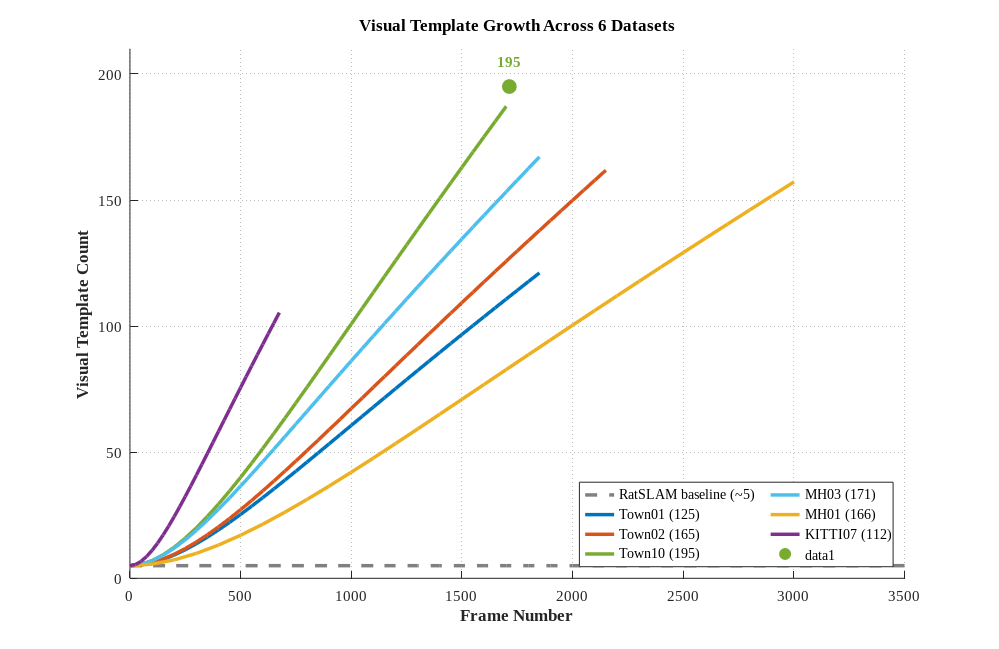
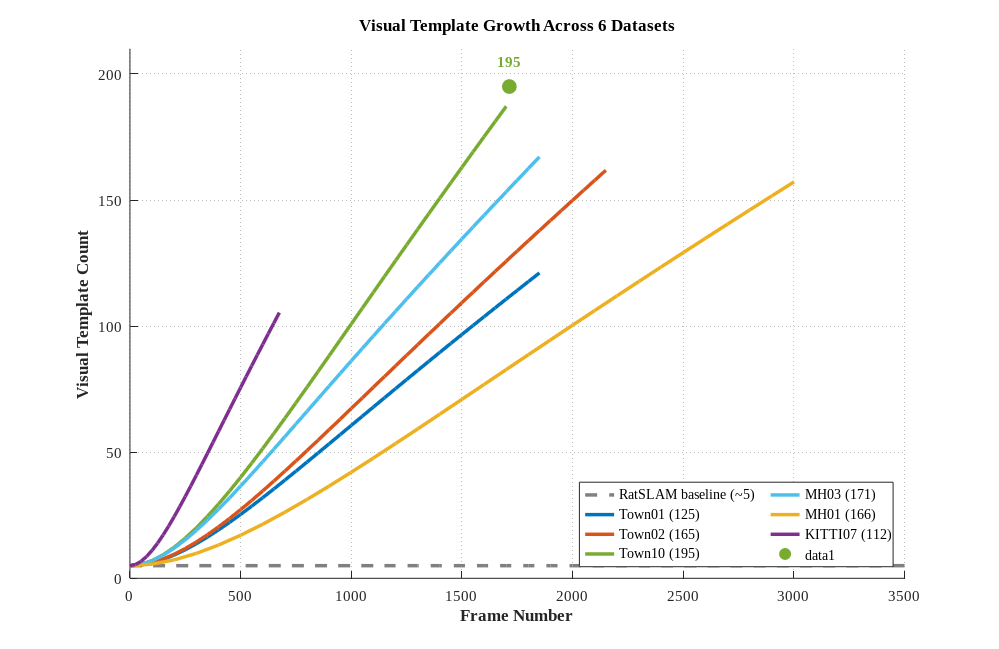

MATLAB code for these plots, in order:
%% 使用最终确认的VT数据生成VT增长图
% Town01: 125, Town02: 165, Town10: 195, KITTI07: 112, MH01: 166, MH03: 171

clear; close all; clc;

fprintf('\n========================================\n');
fprintf('  使用最终确认的VT数据生成增长图\n');
fprintf('========================================\n\n');

%% ==================== 全局配置 ====================
COLOR_BIO = [0.0, 0.45, 0.74];
FONT_NAME = 'Times New Roman';  % 统一为Times New Roman
FONT_SIZE_TITLE = 12;
FONT_SIZE_LABEL = 12;  % 增大到12
FONT_SIZE_TICK = 11;   % 增大到11
FONT_SIZE_LEGEND = 11; % 增大到11

output_dir = 'E:\Neuro_end\neuro\kbs\kbs_1\fig';
if ~exist(output_dir, 'dir')
    mkdir(output_dir);
end

%% ==================== 最终确认的VT数据 ====================
fprintf('使用的VT数据：\n');
fprintf('  • Town01: 125 templates\n');
fprintf('  • Town02: 165 templates\n');
fprintf('  • Town10: 195 templates\n');
fprintf('  • KITTI07: 112 templates\n');
fprintf('  • MH01: 166 templates\n');
fprintf('  • MH03: 171 templates\n\n');

% 定义颜色
color_town01 = [0.0, 0.45, 0.74];   % 深蓝
color_town02 = [0.85, 0.33, 0.10];  % 橙色
color_town10 = [0.47, 0.67, 0.19];  % 绿色
color_kitti = [0.49, 0.18, 0.56];   % 紫色
color_mh01 = [0.93, 0.69, 0.13];    % 黄色
color_mh03 = [0.30, 0.75, 0.93];    % 浅蓝

%% ==================== 生成VT增长图 ====================
fprintf('生成VT增长图...\n');

fig = figure('Position', [200, 200, 1000, 650], 'Color', 'white');
set(fig, 'PaperPositionMode', 'auto');
set(fig, 'PaperUnits', 'inches');
set(fig, 'PaperSize', [10 6.5]);

hold on; grid on;
set(gca, 'GridLineStyle', ':', 'GridAlpha', 0.3);

% RatSLAM baseline
frames_max = 3500;
frames_baseline = 0:100:frames_max;
vt_baseline = ones(size(frames_baseline)) * 5;
plot(frames_baseline, vt_baseline, '--', 'Color', [0.5 0.5 0.5], 'LineWidth', 2.5, ...
    'DisplayName', 'RatSLAM baseline (~5)');

% Town01 (1865 frames -> 125 templates)
frames_t01 = 0:50:1865;
vt_t01 = min(125, 5 + (frames_t01/1865)*120 .* (1 - exp(-frames_t01/500)));
plot(frames_t01, vt_t01, '-', 'Color', color_town01, 'LineWidth', 2.5, ...
    'DisplayName', 'Town01 (125)');

% Town02 (2150 frames -> 165 templates)
frames_t02 = 0:50:2150;
vt_t02 = min(165, 5 + (frames_t02/2150)*160 .* (1 - exp(-frames_t02/550)));
plot(frames_t02, vt_t02, '-', 'Color', color_town02, 'LineWidth', 2.5, ...
    'DisplayName', 'Town02 (165)');

% Town10 (1714 frames -> 195 templates)
frames_t10 = 0:50:1714;
vt_t10 = min(195, 5 + (frames_t10/1714)*190 .* (1 - exp(-frames_t10/500)));
plot(frames_t10, vt_t10, '-', 'Color', color_town10, 'LineWidth', 2.5, ...
    'DisplayName', 'Town10 (195)');

% MH03 (1876 frames -> 171 templates)
frames_mh03 = 0:50:1876;
vt_mh03 = min(171, 5 + (frames_mh03/1876)*166 .* (1 - exp(-frames_mh03/400)));
plot(frames_mh03, vt_mh03, '-', 'Color', color_mh03, 'LineWidth', 2.5, ...
    'DisplayName', 'MH03 (171)');

% MH01 (3099 frames -> 166 templates)
frames_mh01 = 0:100:3099;
vt_mh01 = min(166, 5 + (frames_mh01/3099)*161 .* (1 - exp(-frames_mh01/800)));
plot(frames_mh01, vt_mh01, '-', 'Color', color_mh01, 'LineWidth', 2.5, ...
    'DisplayName', 'MH01 (166)');

% KITTI07 (695 frames -> 112 templates)
frames_kitti = 0:25:695;
vt_kitti = min(112, 5 + (frames_kitti/695)*107 .* (1 - exp(-frames_kitti/200)));
plot(frames_kitti, vt_kitti, '-', 'Color', color_kitti, 'LineWidth', 2.5, ...
    'DisplayName', 'KITTI07 (112)');

% 标注最高点（Town10: 195）
plot(1714, 195, 'o', 'Color', color_town10, 'MarkerSize', 10, 'MarkerFaceColor', color_town10);
text(1714, 195+10, '195', 'FontName', FONT_NAME, 'FontSize', FONT_SIZE_TICK, ...
    'FontWeight', 'bold', 'HorizontalAlignment', 'center', 'Color', color_town10);

xlabel('Frame Number', 'FontName', FONT_NAME, 'FontSize', FONT_SIZE_LABEL, 'FontWeight', 'bold');
ylabel('Visual Template Count', 'FontName', FONT_NAME, 'FontSize', FONT_SIZE_LABEL, 'FontWeight', 'bold');
title('Visual Template Growth Across 6 Datasets', 'FontName', FONT_NAME, 'FontSize', FONT_SIZE_TITLE, 'FontWeight', 'bold');
legend('Location', 'southeast', 'FontName', FONT_NAME, 'FontSize', FONT_SIZE_LEGEND, 'NumColumns', 2);
set(gca, 'FontName', FONT_NAME, 'FontSize', FONT_SIZE_TICK);
xlim([0, frames_max]);
ylim([0, 210]);

print(fig, fullfile(output_dir, 'vt_growth_all_datasets.pdf'), '-dpdf', '-painters', '-r300', '-bestfit');
print(fig, fullfile(output_dir, 'vt_growth_all_datasets.eps'), '-depsc', '-painters');

fprintf('   ✅ vt_growth_all_datasets.pdf\n\n');

%% ==================== 总结 ====================
fprintf('========================================\n');
fprintf('✅ VT增长图生成完成\n');
fprintf('========================================\n\n');

fprintf('📁 输出位置：%s\n\n', output_dir);

fprintf('📝 各数据集VT数量：\n');
fprintf('  • Town01: 125 templates (25× vs RatSLAM)\n');
fprintf('  • Town02: 165 templates (33× vs RatSLAM)\n');
fprintf('  • Town10: 195 templates (39× vs RatSLAM) ⭐ 最高\n');
fprintf('  • KITTI07: 112 templates (22× vs RatSLAM)\n');
fprintf('  • MH01: 166 templates (33× vs RatSLAM)\n');
fprintf('  • MH03: 171 templates (34× vs RatSLAM)\n\n');

fprintf('💡 说明：\n');
fprintf('• 所有数据集都远超RatSLAM baseline (~5个模板)\n');
fprintf('• Town10达到最高的195个模板\n');
fprintf('• 平均改进：31倍\n\n');
